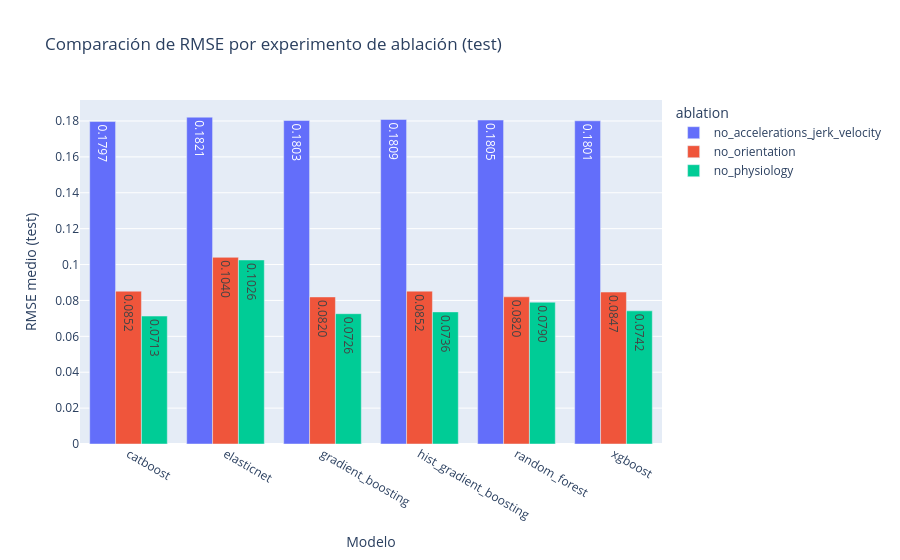

Notebook cell for this chart:
### Code cell
fig = px.bar(
    ablation_df[ablation_df['split']=='test'],
    x='model',
    y='rmse_mean',
    color='ablation',
    barmode='group',
    title='Comparación de RMSE por experimento de ablación (test)',
    text_auto='.4f'
)
fig.update_layout(xaxis_title='Modelo', yaxis_title='RMSE medio (test)')
fig.show()

### Figure 1 — Plotly figure (JSON) as saved in the notebook; plotly's stock layout.template omitted (floating-point values rounded to 4 significant figures)
{"data": [{"alignmentgroup": "True", "hovertemplate": "ablation=no_accelerations_jerk_velocity<br>model=%{x}<br>rmse_mean=%{y}<extra></extra>", "legendgroup": "no_accelerations_jerk_velocity", "marker": {"color": "#636efa", "pattern": {"shape": ""}}, "name": "no_accelerations_jerk_velocity", "offsetgroup": "no_accelerations_jerk_velocity", "orientation": "v", "showlegend": true, "textposition": "auto", "texttemplate": "%{y:.4f}", "type": "bar", "x": ["catboost", "elasticnet", "gradient_boosting", "hist_gradient_boosting", "random_forest", "xgboost"], "xaxis": "x", "y": [0.1797, 0.1821, 0.1803, 0.1809, 0.1805, 0.1801], "yaxis": "y"}, {"alignmentgroup": "True", "hovertemplate": "ablation=no_orientation<br>model=%{x}<br>rmse_mean=%{y}<extra></extra>", "legendgroup": "no_orientation", "marker": {"color": "#EF553B", "pattern": {"shape": ""}}, "name": "no_orientation", "offsetgroup": "no_orientation", "orientation": "v", "showlegend": true, "textposition": "auto", "texttemplate": "%{y:.4f}", "type": "bar", "x": ["catboost", "elasticnet", "gradient_boosting", "hist_gradient_boosting", "random_forest", "xgboost"], "xaxis": "x", "y": [0.08516, 0.104, 0.08196, 0.08518, 0.08203, 0.08468], "yaxis": "y"}, {"alignmentgroup": "True", "hovertemplate": "ablation=no_physiology<br>model=%{x}<br>rmse_mean=%{y}<extra></extra>", "legendgroup": "no_physiology", "marker": {"color": "#00cc96", "pattern": {"shape": ""}}, "name": "no_physiology", "offsetgroup": "no_physiology", "orientation": "v", "showlegend": true, "textposition": "auto", "texttemplate": "%{y:.4f}", "type": "bar", "x": ["catboost", "elasticnet", "gradient_boosting", "hist_gradient_boosting", "random_forest", "xgboost"], "xaxis": "x", "y": [0.0713, 0.1026, 0.07262, 0.07363, 0.07904, 0.07421], "yaxis": "y"}], "layout": {"barmode": "group", "legend": {"title": {"text": "ablation"}, "tracegroupgap": 0}, "title": {"text": "Comparación de RMSE por experimento de ablación (test)"}, "xaxis": {"anchor": "y", "domain": [0, 1], "title": {"text": "Modelo"}}, "yaxis": {"anchor": "x", "domain": [0, 1], "title": {"text": "RMSE medio (test)"}}}}
